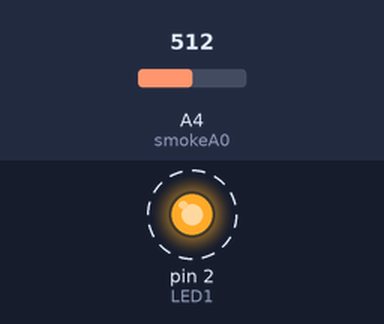
A sketch run on a simulated Arduino Uno, built with avr-gcc and run on an emulated ATmega328P. Shown: output pins drawn as LEDs (lit = HIGH). Dashed ring = blinking. The test bench sets the inputs (shaded band); at power-on: A4 (smokeA0) = 512. What the sketch prints to the serial monitor is not drawn.

Above: at 1.4 s.
1.5 s: A4 (smokeA0) set to 129
4.7 s: A4 (smokeA0) set to 111
Timing chart, 0 to 13.9 s (numbered marks = the images above; inputs shaded):
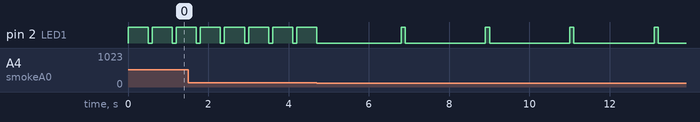

The sketch:

smoke.ino
```cpp
int LED1 = 2;
int buzzer = 10;
int smokeA0 = 4;
int sensorThreshold = 120;
void setup() {
  pinMode(LED1, OUTPUT);
  pinMode(smokeA0, INPUT);
  Serial.begin(9600);
}

void loop() {
  int analogSensor = analogRead(smokeA0);

  Serial.print("Pin A0: ");
  Serial.println(analogSensor);
  // Checks if it has reached the threshold value
  if (analogSensor > sensorThreshold)
  {
    digitalWrite(LED1, HIGH);
    delay(500);
    digitalWrite(LED1, LOW);
    Serial.println("Thresh crossed");
  }
  else
  {
    digitalWrite(LED1, LOW);
    delay(2000);
    digitalWrite(LED1, HIGH);
    Serial.println("Thresh not crossed");
  }
  delay(100);
}
```

Measured:
- after the input at 4.7 s, pin 2 (LED1): alternates HIGH for 0.10 s and LOW for 2.0 s, starting after 2.1 s
- by itself, pin 2 (LED1): alternates HIGH for 0.50 s and LOW for 0.10 s
